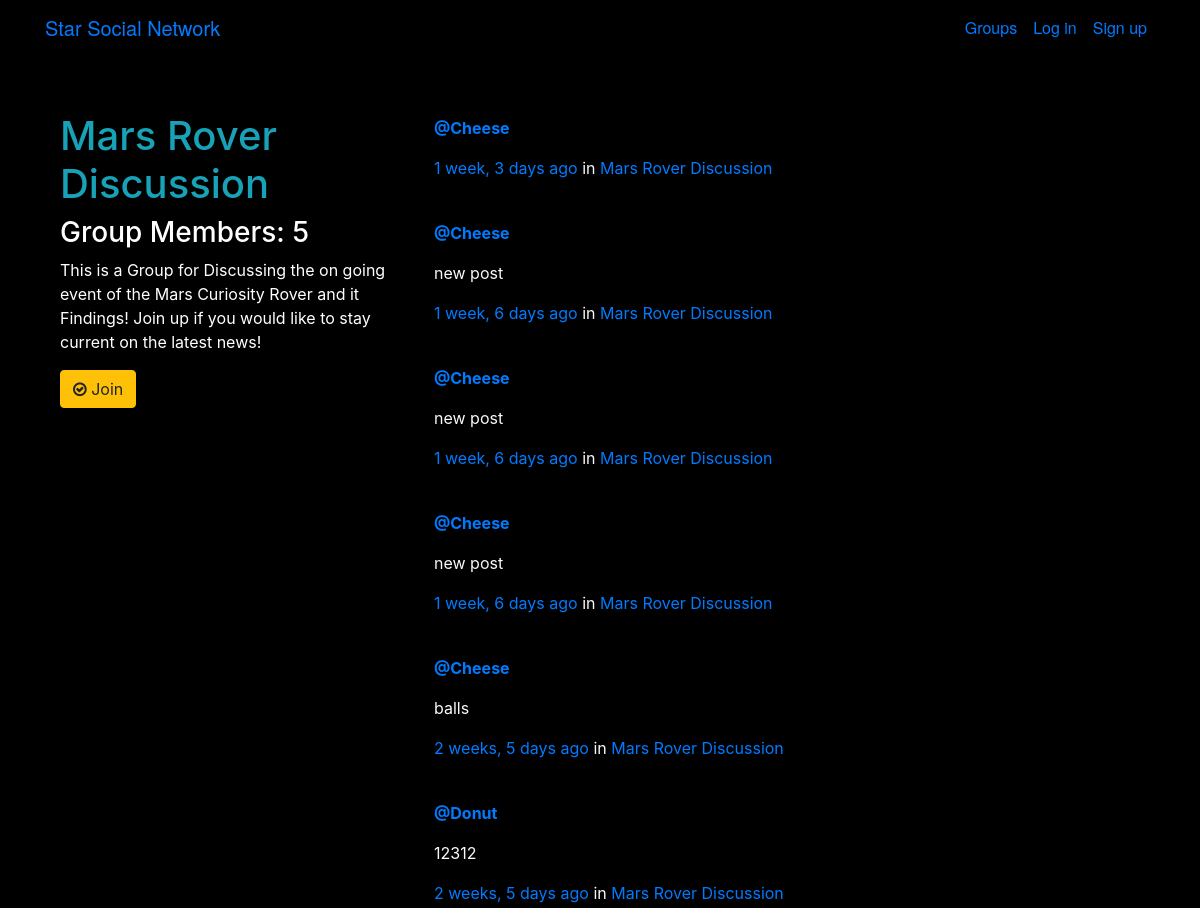
The app's page /groups/posts/in/mars-rover-discussion/ (upper part), older data.
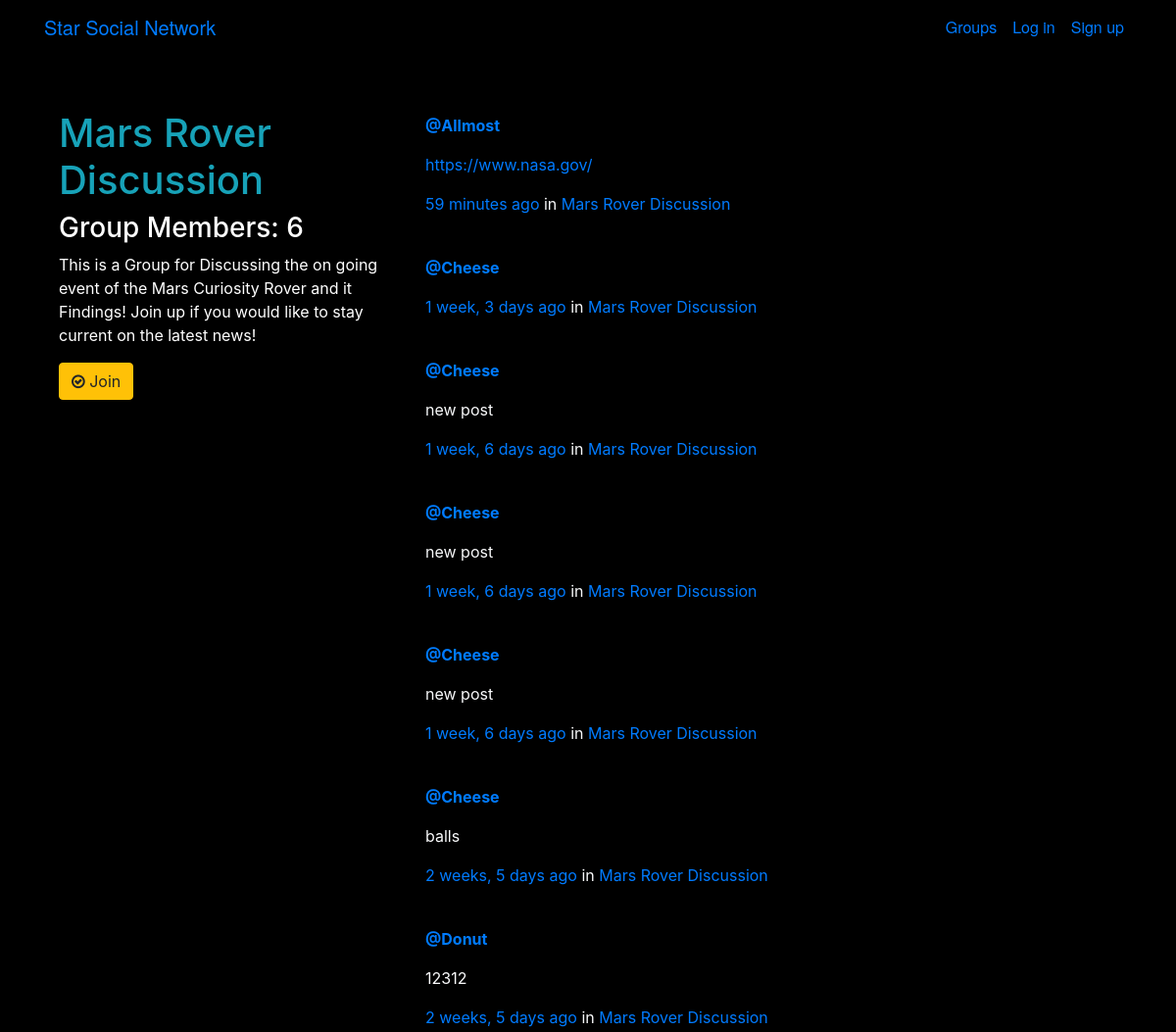
The same page, newer data.
### groups/models.py (models this page shows, shortened)
class Group(models.Model):
    name = models.CharField(max_length=255,unique=True)
    slug = models.SlugField(allow_unicode = True,unique=True)
    description = models.TextField(blank=True, default='')
    description_html = models.TextField(editable=False, default='',blank= True)
    members = models.ManyToManyField(User,through='GroupMember')

### posts/models.py (models this page shows, shortened)
class Post(models.Model):
    user = models.ForeignKey(User,related_name='posts',on_delete=models.CASCADE)
    created_at = models.DateTimeField(auto_now_add=True)
    message = models.TextField(blank=True,)
    message_html = models.TextField(editable=False)
    group = models.ForeignKey(Group,related_name='posts',null = True, blank=True,on_delete=models.CASCADE)
    class Meta:
        ordering = ['-created_at']
        unique_together = ['user','message']

### groups/views.py (the view)
# urls.py: path("posts/in/<slug>/",views.SingleGroup.as_view(),name="single"),
class SingleGroup(generic.DetailView):
    model = Group
    select_related = ("user", "group")
    class Meta:
        ordering = ['-created_at']

### groups/templates/groups/group_detail.html
{% extends "groups/group_base.html" %}
{% block pregroup %}
<div class="pt-5  col-md-4 ">
  <h1 class="text-info">{{group.name}}</h1>
  <h3 >Group Members: {{group.members.count}}</h3>
  <div class=''style="max-width:400px;">
	<p>{{group.description|safe}}</p>
  </div>
  <div class="content ">
  	{% if user in group.members.all %}
  		<a href="{% url 'groups:leave' slug=group.slug %}" class="btn btn-warning"><span class=></span> Leave Group</a>
		<a href="{% url 'posts:create' %}" class="btn btn-warning">Create Post</a>
  	{% else %}
  		<a href="{% url 'groups:join' slug=group.slug %}" class="btn btn-warning"><span class="fa fa-check-circle-o"></span> Join</a>
  	{% endif %}
  </div>
  <br>
</div>
{% endblock %}
{% block group_content %}
<div id='' class=" pt-5 rounded col-md-8 " >
	{% if group.posts.count == 0 %}
	<h2>No posts in this group yet!</h2>
	{% else %}
		{% for post in group.posts.all %}
			{% include "posts/_post.html" %}
		{% endfor %}
	{% endif %}
</div>
{% endblock %}

### posts/templates/posts/_post.html (shortened to what this page needs)
<div class="post media ">
	<div class="media-body container text-light p-1 col-md-12 ">
		<a href="{% url 'posts:for_user' username=post.user.username %}"><strong >@{{ post.user.username }}</strong></a>
		<p class="media-heading nasatext">{{ post.message_html|safe|urlize }}</p>
			<time class="time text-primary">{{ post.created_at | timesince}} ago</time>
			{% if post.group %}
			<span class="group-name">in <a href="{% url 'groups:all' %}">{{ post.group.name }}</a></span>
			{% endif %}
		<hr>
	</div>
</div>

Row changes from the older to the newer data that the page shows:
computed for Group "Mars Rover Discussion": members.count "5" → "6"
added Post: user.username "Allmost", message_html "https://www.nasa.gov/", created_at "59 minutes", group.name "Mars Rover Discussion"
